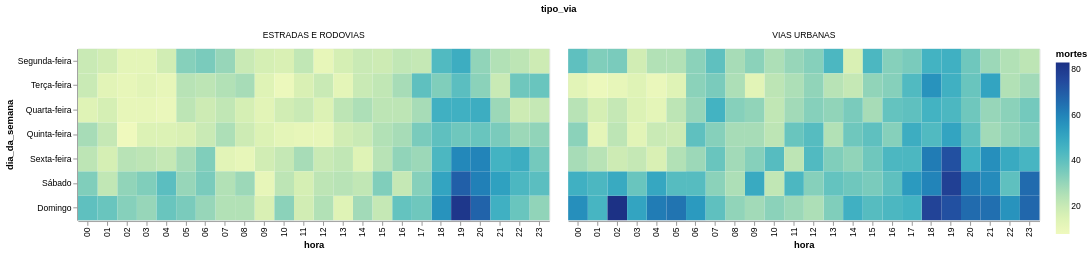

Notebook code for this chart:
### Code cell
sinistros.filter(pl.col('tipo_via') != 'NAO DISPONIVEL') \
    .filter(pl.col('acidente_fatal') == 'SIM') \
    .group_by('dia_da_semana', 'hora', 'tipo_via').agg(pl.len().alias('mortes')) \
    .with_columns(pl.col('hora').cast(pl.String).str.zfill(2)) \
    .plot.rect(x='hora', color='mortes', y=alt.Y(**get_col_order('dia_da_semana')), column='tipo_via').properties(height=200, width=550)

### Figure 1 — Vega-Lite specification as saved in the notebook (floating-point values rounded to 4 significant figures; data arrays with more than 128 entries replaced by an {"elided": "..."} marker saying what was removed)
{"config": {"view": {"continuousWidth": 300, "continuousHeight": 300}}, "data": {"name": "data-24e4ce7cafc0f3c78d2cd180f27aafb2"}, "mark": {"type": "rect", "tooltip": true}, "encoding": {"color": {"field": "mortes", "type": "quantitative"}, "column": {"field": "tipo_via", "type": "nominal"}, "x": {"field": "hora", "type": "nominal"}, "y": {"field": "dia_da_semana", "sort": ["Segunda-feira", "Terça-feira", "Quarta-feira", "Quinta-feira", "Sexta-feira", "Sábado", "Domingo"]}}, "height": 200, "params": [{"name": "param_1e9efca18e7a2868", "select": {"type": "interval", "encodings": ["x", "y"]}, "bind": "scales"}], "width": 550, "$schema": "https://vega.github.io/schema/vega-lite/v6.4.1.json", "datasets": {"data-24e4ce7cafc0f3c78d2cd180f27aafb2": {"elided": "336 records"}}}
